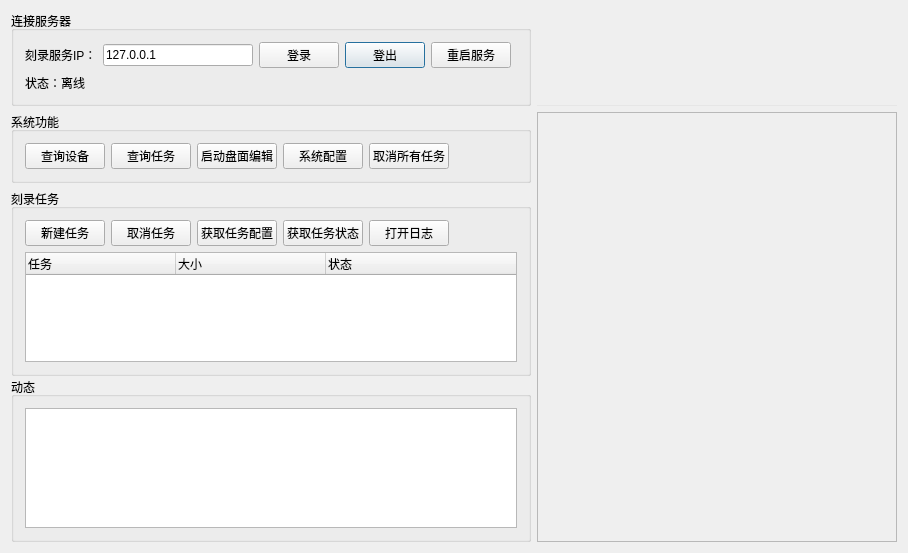
<?xml version="1.0" encoding="UTF-8"?>
<ui version="4.0">
 <class>PMYBurnSdkDemoClass</class>
 <widget class="QDialog" name="PMYBurnSdkDemoClass">
  <property name="windowModality">
   <enum>Qt::NonModal</enum>
  </property>
  <property name="geometry">
   <rect>
    <x>0</x>
    <y>0</y>
    <width>887</width>
    <height>553</height>
   </rect>
  </property>
  <property name="windowTitle">
   <string>信刻光盘打印刻录系统</string>
  </property>
  <layout class="QGridLayout" name="gridLayout_5">
   <item row="0" column="0">
    <widget class="QGroupBox" name="groupBox_13">
     <property name="sizePolicy">
      <sizepolicy hsizetype="Preferred" vsizetype="Maximum">
       <horstretch>0</horstretch>
       <verstretch>0</verstretch>
      </sizepolicy>
     </property>
     <property name="title">
      <string>连接服务器</string>
     </property>
     <layout class="QGridLayout" name="gridLayout_14">
      <item row="0" column="5">
       <spacer name="horizontalSpacer_4">
        <property name="orientation">
         <enum>Qt::Horizontal</enum>
        </property>
        <property name="sizeHint" stdset="0">
         <size>
          <width>562</width>
          <height>20</height>
         </size>
        </property>
       </spacer>
      </item>
      <item row="0" column="3">
       <widget class="QPushButton" name="pushButton_Logout">
        <property name="text">
         <string>登出</string>
        </property>
       </widget>
      </item>
      <item row="0" column="0">
       <widget class="QLabel" name="label">
        <property name="text">
         <string>刻录服务IP：</string>
        </property>
       </widget>
      </item>
      <item row="0" column="2">
       <widget class="QPushButton" name="pushButton_Login">
        <property name="text">
         <string>登录</string>
        </property>
       </widget>
      </item>
      <item row="0" column="1">
       <widget class="QLineEdit" name="lineEdit_IP">
        <property name="minimumSize">
         <size>
          <width>150</width>
          <height>0</height>
         </size>
        </property>
        <property name="maximumSize">
         <size>
          <width>150</width>
          <height>16777215</height>
         </size>
        </property>
        <property name="text">
         <string>127.0.0.1</string>
        </property>
       </widget>
      </item>
      <item row="0" column="4">
       <widget class="QPushButton" name="pushButton_Restart">
        <property name="text">
         <string>重启服务</string>
        </property>
       </widget>
      </item>
      <item row="1" column="0" colspan="6">
       <widget class="QLabel" name="label_status">
        <property name="text">
         <string>状态：离线</string>
        </property>
       </widget>
      </item>
     </layout>
    </widget>
   </item>
   <item row="0" column="1">
    <widget class="QWidget" name="widget_logo" native="true">
     <property name="styleSheet">
      <string notr="true">QWidget#widget_logo{	
	border: 1px solid #e6e6e6;
	border-left: none;
	border-right: none;
 	border-top: none;
}</string>
     </property>
     <layout class="QHBoxLayout" name="horizontalLayout_2">
      <property name="spacing">
       <number>0</number>
      </property>
      <property name="leftMargin">
       <number>0</number>
      </property>
      <property name="topMargin">
       <number>0</number>
      </property>
      <property name="rightMargin">
       <number>0</number>
      </property>
      <property name="bottomMargin">
       <number>0</number>
      </property>
      <item>
       <widget class="QLabel" name="label_logo">
        <property name="minimumSize">
         <size>
          <width>0</width>
          <height>50</height>
         </size>
        </property>
        <property name="maximumSize">
         <size>
          <width>16777215</width>
          <height>50</height>
         </size>
        </property>
        <property name="styleSheet">
         <string notr="true"/>
        </property>
        <property name="text">
         <string/>
        </property>
        <property name="pixmap">
         <pixmap resource="PMYBurnSDKDemo.qrc">:/Resources/logo.png</pixmap>
        </property>
        <property name="alignment">
         <set>Qt::AlignRight|Qt::AlignTrailing|Qt::AlignVCenter</set>
        </property>
       </widget>
      </item>
      <item>
       <spacer name="horizontalSpacer_5">
        <property name="orientation">
         <enum>Qt::Horizontal</enum>
        </property>
        <property name="sizeType">
         <enum>QSizePolicy::Fixed</enum>
        </property>
        <property name="sizeHint" stdset="0">
         <size>
          <width>14</width>
          <height>20</height>
         </size>
        </property>
       </spacer>
      </item>
     </layout>
    </widget>
   </item>
   <item row="1" column="0">
    <widget class="QGroupBox" name="groupBox">
     <property name="title">
      <string>系统功能</string>
     </property>
     <layout class="QGridLayout" name="gridLayout_4">
      <item row="0" column="6">
       <spacer name="horizontalSpacer_3">
        <property name="orientation">
         <enum>Qt::Horizontal</enum>
        </property>
        <property name="sizeHint" stdset="0">
         <size>
          <width>562</width>
          <height>20</height>
         </size>
        </property>
       </spacer>
      </item>
      <item row="0" column="0">
       <widget class="QPushButton" name="pushButton_QueryDevice">
        <property name="text">
         <string>查询设备</string>
        </property>
       </widget>
      </item>
      <item row="0" column="1">
       <widget class="QPushButton" name="pushButton_QueryTask">
        <property name="text">
         <string>查询任务</string>
        </property>
       </widget>
      </item>
      <item row="0" column="3">
       <widget class="QPushButton" name="pushButton_RunPtfEdit">
        <property name="text">
         <string>启动盘面编辑</string>
        </property>
       </widget>
      </item>
      <item row="0" column="4">
       <widget class="QPushButton" name="pushButton_SysConfig">
        <property name="text">
         <string>系统配置</string>
        </property>
       </widget>
      </item>
      <item row="0" column="5">
       <widget class="QPushButton" name="pushButton_CancelTask_All">
        <property name="text">
         <string>取消所有任务</string>
        </property>
       </widget>
      </item>
     </layout>
    </widget>
   </item>
   <item row="1" column="1" rowspan="2">
    <widget class="QWidget" name="widget" native="true">
     <property name="minimumSize">
      <size>
       <width>360</width>
       <height>0</height>
      </size>
     </property>
     <property name="maximumSize">
      <size>
       <width>360</width>
       <height>16777215</height>
      </size>
     </property>
     <layout class="QGridLayout" name="gridLayout">
      <property name="leftMargin">
       <number>0</number>
      </property>
      <property name="topMargin">
       <number>0</number>
      </property>
      <property name="rightMargin">
       <number>0</number>
      </property>
      <property name="bottomMargin">
       <number>0</number>
      </property>
      <item row="0" column="0">
       <widget class="QScrollArea" name="scrollArea">
        <property name="widgetResizable">
         <bool>true</bool>
        </property>
        <widget class="QWidget" name="scrollAreaWidgetContents">
         <property name="geometry">
          <rect>
           <x>0</x>
           <y>0</y>
           <width>358</width>
           <height>454</height>
          </rect>
         </property>
         <layout class="QVBoxLayout" name="verticalLayout">
          <property name="leftMargin">
           <number>0</number>
          </property>
          <property name="topMargin">
           <number>0</number>
          </property>
          <property name="rightMargin">
           <number>0</number>
          </property>
          <property name="bottomMargin">
           <number>0</number>
          </property>
          <item>
           <layout class="QVBoxLayout" name="verticalLayout_device"/>
          </item>
          <item>
           <spacer name="verticalSpacer">
            <property name="orientation">
             <enum>Qt::Vertical</enum>
            </property>
            <property name="sizeType">
             <enum>QSizePolicy::Expanding</enum>
            </property>
            <property name="sizeHint" stdset="0">
             <size>
              <width>20</width>
              <height>407</height>
             </size>
            </property>
           </spacer>
          </item>
         </layout>
        </widget>
       </widget>
      </item>
     </layout>
    </widget>
   </item>
   <item row="2" column="0">
    <widget class="QSplitter" name="splitter">
     <property name="orientation">
      <enum>Qt::Vertical</enum>
     </property>
     <property name="handleWidth">
      <number>1</number>
     </property>
     <widget class="QGroupBox" name="groupBox_3">
      <property name="sizePolicy">
       <sizepolicy hsizetype="Expanding" vsizetype="Preferred">
        <horstretch>0</horstretch>
        <verstretch>0</verstretch>
       </sizepolicy>
      </property>
      <property name="title">
       <string>刻录任务</string>
      </property>
      <layout class="QGridLayout" name="gridLayout_3">
       <item row="0" column="0">
        <layout class="QHBoxLayout" name="horizontalLayout">
         <item>
          <widget class="QPushButton" name="pushButton_NewTask">
           <property name="text">
            <string>新建任务</string>
           </property>
          </widget>
         </item>
         <item>
          <widget class="QPushButton" name="pushButton_CancelTask">
           <property name="text">
            <string>取消任务</string>
           </property>
          </widget>
         </item>
         <item>
          <widget class="QPushButton" name="pushButton_GetTaskCfg">
           <property name="text">
            <string>获取任务配置</string>
           </property>
          </widget>
         </item>
         <item>
          <widget class="QPushButton" name="pushButton_GetTaskStatus">
           <property name="text">
            <string>获取任务状态</string>
           </property>
          </widget>
         </item>
         <item>
          <widget class="QPushButton" name="pushButton_OpenLog">
           <property name="text">
            <string>打开日志</string>
           </property>
          </widget>
         </item>
         <item>
          <spacer name="horizontalSpacer">
           <property name="orientation">
            <enum>Qt::Horizontal</enum>
           </property>
           <property name="sizeHint" stdset="0">
            <size>
             <width>40</width>
             <height>20</height>
            </size>
           </property>
          </spacer>
         </item>
        </layout>
       </item>
       <item row="1" column="0">
        <widget class="QTreeWidget" name="treeWidget_Task">
         <property name="sizePolicy">
          <sizepolicy hsizetype="Preferred" vsizetype="Expanding">
           <horstretch>0</horstretch>
           <verstretch>0</verstretch>
          </sizepolicy>
         </property>
         <property name="styleSheet">
          <string notr="true">QTreeWidget::item{height:30px}; </string>
         </property>
         <property name="indentation">
          <number>20</number>
         </property>
         <attribute name="headerDefaultSectionSize">
          <number>150</number>
         </attribute>
         <column>
          <property name="text">
           <string>任务</string>
          </property>
         </column>
         <column>
          <property name="text">
           <string>大小</string>
          </property>
         </column>
         <column>
          <property name="text">
           <string>状态</string>
          </property>
         </column>
        </widget>
       </item>
      </layout>
     </widget>
     <widget class="QGroupBox" name="groupBox_2">
      <property name="title">
       <string>动态</string>
      </property>
      <layout class="QGridLayout" name="gridLayout_2">
       <item row="0" column="0">
        <widget class="QListWidget" name="listWidget_Log"/>
       </item>
      </layout>
     </widget>
    </widget>
   </item>
  </layout>
 </widget>
 <layoutdefault spacing="6" margin="11"/>
 <tabstops>
  <tabstop>lineEdit_IP</tabstop>
  <tabstop>pushButton_Login</tabstop>
  <tabstop>pushButton_Logout</tabstop>
  <tabstop>pushButton_QueryDevice</tabstop>
  <tabstop>pushButton_QueryTask</tabstop>
  <tabstop>pushButton_RunPtfEdit</tabstop>
  <tabstop>pushButton_NewTask</tabstop>
  <tabstop>pushButton_CancelTask</tabstop>
  <tabstop>pushButton_GetTaskCfg</tabstop>
  <tabstop>pushButton_GetTaskStatus</tabstop>
  <tabstop>pushButton_OpenLog</tabstop>
  <tabstop>treeWidget_Task</tabstop>
  <tabstop>listWidget_Log</tabstop>
 </tabstops>
 <resources>
  <include location="PMYBurnSDKDemo.qrc"/>
 </resources>
 <connections/>
</ui>
